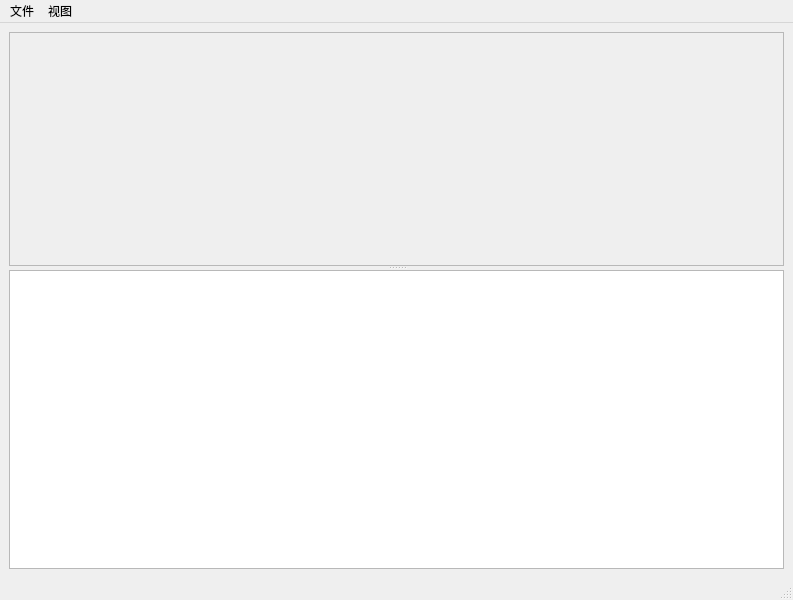
<?xml version="1.0" encoding="UTF-8"?>
<ui version="4.0">
 <class>MainWindow</class>
 <widget class="QMainWindow" name="MainWindow">
  <property name="geometry">
   <rect>
    <x>0</x>
    <y>0</y>
    <width>793</width>
    <height>600</height>
   </rect>
  </property>
  <property name="windowTitle">
   <string>MainWindow</string>
  </property>
  <widget class="QWidget" name="centralwidget">
   <layout class="QGridLayout" name="gridLayout">
    <item row="0" column="0">
     <widget class="QSplitter" name="splitter">
      <property name="orientation">
       <enum>Qt::Vertical</enum>
      </property>
      <widget class="BlockArea" name="blockArea">
       <property name="sizePolicy">
        <sizepolicy hsizetype="Preferred" vsizetype="Expanding">
         <horstretch>0</horstretch>
         <verstretch>5</verstretch>
        </sizepolicy>
       </property>
       <property name="frameShape">
        <enum>QFrame::StyledPanel</enum>
       </property>
      </widget>
      <widget class="QTableWidget" name="tableWidget">
       <property name="sizePolicy">
        <sizepolicy hsizetype="Expanding" vsizetype="Preferred">
         <horstretch>0</horstretch>
         <verstretch>1</verstretch>
        </sizepolicy>
       </property>
      </widget>
     </widget>
    </item>
   </layout>
  </widget>
  <widget class="QMenuBar" name="menubar">
   <property name="geometry">
    <rect>
     <x>0</x>
     <y>0</y>
     <width>793</width>
     <height>23</height>
    </rect>
   </property>
   <widget class="QMenu" name="file">
    <property name="title">
     <string>文件</string>
    </property>
    <addaction name="openDir"/>
   </widget>
   <widget class="QMenu" name="view">
    <property name="title">
     <string>视图</string>
    </property>
    <addaction name="sortByExtCount"/>
    <addaction name="sortByFileSize"/>
   </widget>
   <addaction name="file"/>
   <addaction name="view"/>
  </widget>
  <widget class="QStatusBar" name="statusbar"/>
  <action name="openDir">
   <property name="text">
    <string>打开文件夹</string>
   </property>
  </action>
  <action name="sortByExtCount">
   <property name="text">
    <string>按碎片数排序</string>
   </property>
  </action>
  <action name="sortByFileSize">
   <property name="text">
    <string>按文件大小排序</string>
   </property>
  </action>
 </widget>
 <customwidgets>
  <customwidget>
   <class>BlockArea</class>
   <extends>QFrame</extends>
   <header>blockarea.h</header>
   <container>1</container>
  </customwidget>
 </customwidgets>
 <resources/>
 <connections/>
</ui>
